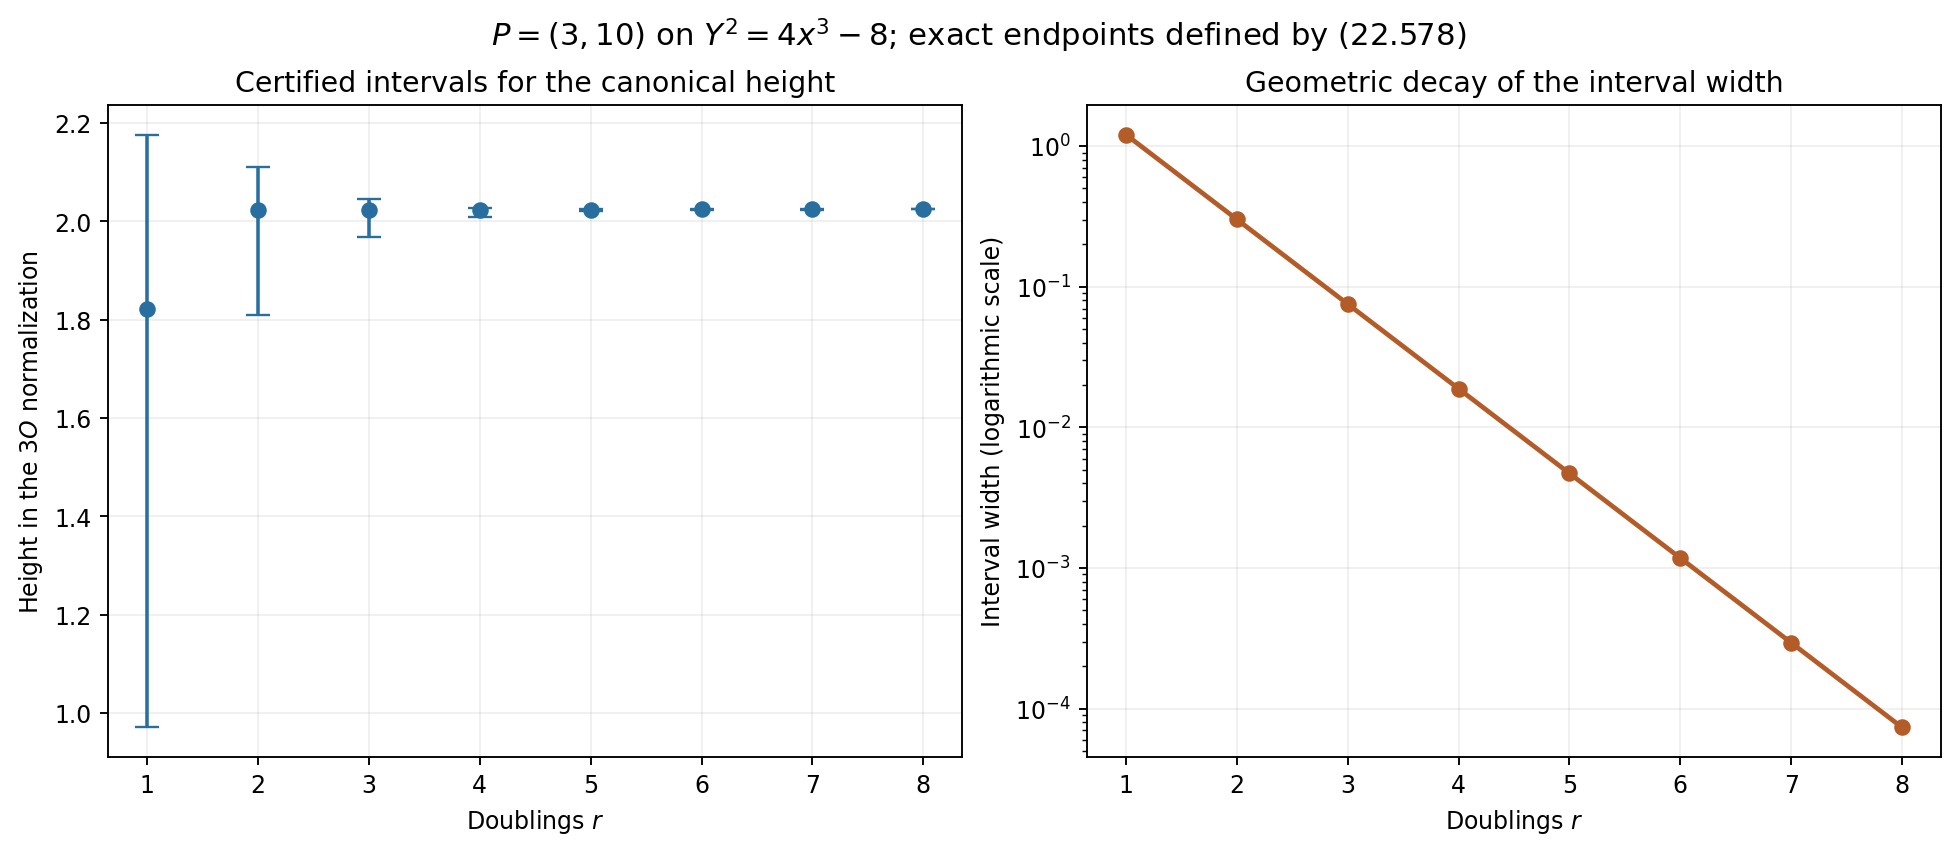

Write Python code to recreate this figure.
"""Reproduce Figure22.15 from the exact recurrence and proved tail bound."""
from pathlib import Path
import json
import numpy as np
import matplotlib
matplotlib.use('Agg')
import matplotlib.pyplot as plt

root=Path(__file__).parent
data=json.loads((root/'elliptic-canonical-height-check.json').read_text(encoding='utf-8'))['numerical']['telescope'][1:]
r=np.array([d['r'] for d in data])
centers=np.array([float(d['center']) for d in data])
lower=np.array([float(d['lower']) for d in data])
upper=np.array([float(d['upper']) for d in data])
width=np.array([float(d['width']) for d in data])
assert np.all(lower<=centers) and np.all(centers<=upper)
fig,axes=plt.subplots(1,2,figsize=(11.4,4.9),layout='constrained')
axes[0].errorbar(r,centers,yerr=[centers-lower,upper-centers],fmt='o',capsize=5,color='#286f9f',ecolor='#286f9f')
axes[0].set(title='Certified intervals for the canonical height',xlabel=r'Doublings $r$',ylabel=r'Height in the $3O$ normalization',xticks=r)
axes[0].grid(alpha=.2)
axes[1].semilogy(r,width,'o-',color='#b45c28',linewidth=2)
axes[1].set(title='Geometric decay of the interval width',xlabel=r'Doublings $r$',ylabel='Interval width (logarithmic scale)',xticks=r)
axes[1].grid(alpha=.2)
fig.suptitle(r'$P=(3,10)$ on $Y^2=4x^3-8$; exact endpoints defined by (22.578)',fontsize=13)
fig.savefig(root/'elliptic-height-telescope.png',dpi=170,bbox_inches='tight')
plt.close(fig)
print('Figure22.15 saved: elliptic-height-telescope.png')
